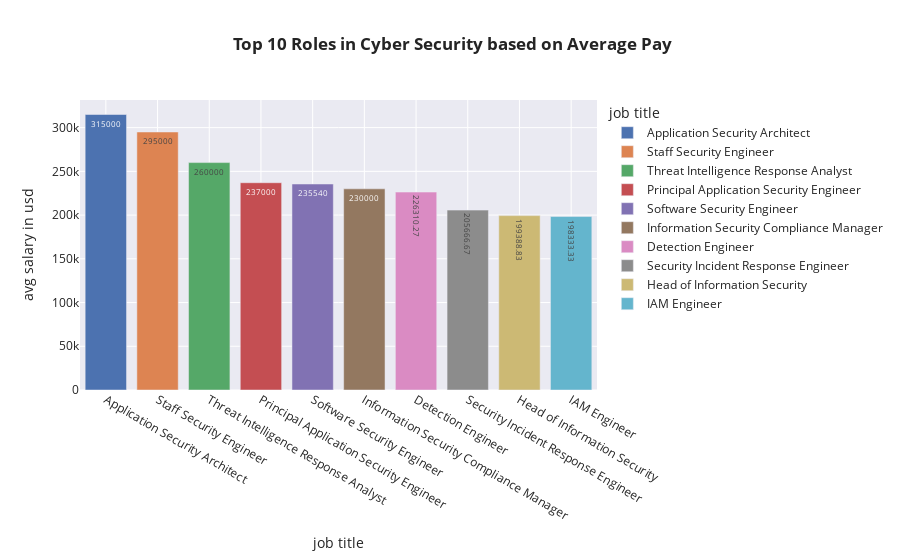

Here is the notebook cell this chart was saved with:
### Code cell
z=df.groupby('job_title',as_index=False)['salary_in_usd'].mean().sort_values(by='salary_in_usd',ascending=False)
z['salary_in_usd']=round(z['salary_in_usd'],2)
fig=px.bar(z.head(10),x='job_title',y='salary_in_usd',color='job_title',labels={'job_title':'job title','salary_in_usd':'avg salary in usd'},text='salary_in_usd',template='seaborn',title='<b> Top 10 Roles in Cyber Security based on Average Pay')
fig.update_traces(textfont_size=8)
fig.show()

### Figure 1 — Plotly figure (JSON) as saved in the notebook; plotly's stock layout.template omitted (floating-point values rounded to 4 significant figures)
{"data": [{"alignmentgroup": "True", "hovertemplate": "job title=%{x}<br>avg salary in usd=%{text}<extra></extra>", "legendgroup": "Application Security Architect", "marker": {"color": "rgb(76,114,176)", "pattern": {"shape": ""}}, "name": "Application Security Architect", "offsetgroup": "Application Security Architect", "orientation": "v", "showlegend": true, "text": [315000], "textfont": {"size": 8}, "textposition": "auto", "type": "bar", "x": ["Application Security Architect"], "xaxis": "x", "y": [315000], "yaxis": "y"}, {"alignmentgroup": "True", "hovertemplate": "job title=%{x}<br>avg salary in usd=%{text}<extra></extra>", "legendgroup": "Staff Security Engineer", "marker": {"color": "rgb(221,132,82)", "pattern": {"shape": ""}}, "name": "Staff Security Engineer", "offsetgroup": "Staff Security Engineer", "orientation": "v", "showlegend": true, "text": [295000], "textfont": {"size": 8}, "textposition": "auto", "type": "bar", "x": ["Staff Security Engineer"], "xaxis": "x", "y": [295000], "yaxis": "y"}, {"alignmentgroup": "True", "hovertemplate": "job title=%{x}<br>avg salary in usd=%{text}<extra></extra>", "legendgroup": "Threat Intelligence Response Analyst", "marker": {"color": "rgb(85,168,104)", "pattern": {"shape": ""}}, "name": "Threat Intelligence Response Analyst", "offsetgroup": "Threat Intelligence Response Analyst", "orientation": "v", "showlegend": true, "text": [260000], "textfont": {"size": 8}, "textposition": "auto", "type": "bar", "x": ["Threat Intelligence Response Analyst"], "xaxis": "x", "y": [260000], "yaxis": "y"}, {"alignmentgroup": "True", "hovertemplate": "job title=%{x}<br>avg salary in usd=%{text}<extra></extra>", "legendgroup": "Principal Application Security Engineer", "marker": {"color": "rgb(196,78,82)", "pattern": {"shape": ""}}, "name": "Principal Application Security Engineer", "offsetgroup": "Principal Application Security Engineer", "orientation": "v", "showlegend": true, "text": [237000], "textfont": {"size": 8}, "textposition": "auto", "type": "bar", "x": ["Principal Application Security Engineer"], "xaxis": "x", "y": [237000], "yaxis": "y"}, {"alignmentgroup": "True", "hovertemplate": "job title=%{x}<br>avg salary in usd=%{text}<extra></extra>", "legendgroup": "Software Security Engineer", "marker": {"color": "rgb(129,114,179)", "pattern": {"shape": ""}}, "name": "Software Security Engineer", "offsetgroup": "Software Security Engineer", "orientation": "v", "showlegend": true, "text": [235540], "textfont": {"size": 8}, "textposition": "auto", "type": "bar", "x": ["Software Security Engineer"], "xaxis": "x", "y": [235540], "yaxis": "y"}, {"alignmentgroup": "True", "hovertemplate": "job title=%{x}<br>avg salary in usd=%{text}<extra></extra>", "legendgroup": "Information Security Compliance Manager", "marker": {"color": "rgb(147,120,96)", "pattern": {"shape": ""}}, "name": "Information Security Compliance Manager", "offsetgroup": "Information Security Compliance Manager", "orientation": "v", "showlegend": true, "text": [230000], "textfont": {"size": 8}, "textposition": "auto", "type": "bar", "x": ["Information Security Compliance Manager"], "xaxis": "x", "y": [230000], "yaxis": "y"}, {"alignmentgroup": "True", "hovertemplate": "job title=%{x}<br>avg salary in usd=%{text}<extra></extra>", "legendgroup": "Detection Engineer", "marker": {"color": "rgb(218,139,195)", "pattern": {"shape": ""}}, "name": "Detection Engineer", "offsetgroup": "Detection Engineer", "orientation": "v", "showlegend": true, "text": [226300.0], "textfont": {"size": 8}, "textposition": "auto", "type": "bar", "x": ["Detection Engineer"], "xaxis": "x", "y": [226300.0], "yaxis": "y"}, {"alignmentgroup": "True", "hovertemplate": "job title=%{x}<br>avg salary in usd=%{text}<extra></extra>", "legendgroup": "Security Incident Response Engineer", "marker": {"color": "rgb(140,140,140)", "pattern": {"shape": ""}}, "name": "Security Incident Response Engineer", "offsetgroup": "Security Incident Response Engineer", "orientation": "v", "showlegend": true, "text": [205700.0], "textfont": {"size": 8}, "textposition": "auto", "type": "bar", "x": ["Security Incident Response Engineer"], "xaxis": "x", "y": [205700.0], "yaxis": "y"}, {"alignmentgroup": "True", "hovertemplate": "job title=%{x}<br>avg salary in usd=%{text}<extra></extra>", "legendgroup": "Head of Information Security", "marker": {"color": "rgb(204,185,116)", "pattern": {"shape": ""}}, "name": "Head of Information Security", "offsetgroup": "Head of Information Security", "orientation": "v", "showlegend": true, "text": [199400.0], "textfont": {"size": 8}, "textposition": "auto", "type": "bar", "x": ["Head of Information Security"], "xaxis": "x", "y": [199400.0], "yaxis": "y"}, {"alignmentgroup": "True", "hovertemplate": "job title=%{x}<br>avg salary in usd=%{text}<extra></extra>", "legendgroup": "IAM Engineer", "marker": {"color": "rgb(100,181,205)", "pattern": {"shape": ""}}, "name": "IAM Engineer", "offsetgroup": "IAM Engineer", "orientation": "v", "showlegend": true, "text": [198300.0], "textfont": {"size": 8}, "textposition": "auto", "type": "bar", "x": ["IAM Engineer"], "xaxis": "x", "y": [198300.0], "yaxis": "y"}], "layout": {"barmode": "relative", "legend": {"title": {"text": "job title"}, "tracegroupgap": 0}, "title": {"text": "<b> Top 10 Roles in Cyber Security based on Average Pay"}, "xaxis": {"anchor": "y", "categoryarray": ["Application Security Architect", "Staff Security Engineer", "Threat Intelligence Response Analyst", "Principal Application Security Engineer", "Software Security Engineer", "Information Security Compliance Manager", "Detection Engineer", "Security Incident Response Engineer", "Head of Information Security", "IAM Engineer"], "categoryorder": "array", "domain": [0, 1], "title": {"text": "job title"}}, "yaxis": {"anchor": "x", "domain": [0, 1], "title": {"text": "avg salary in usd"}}}}
